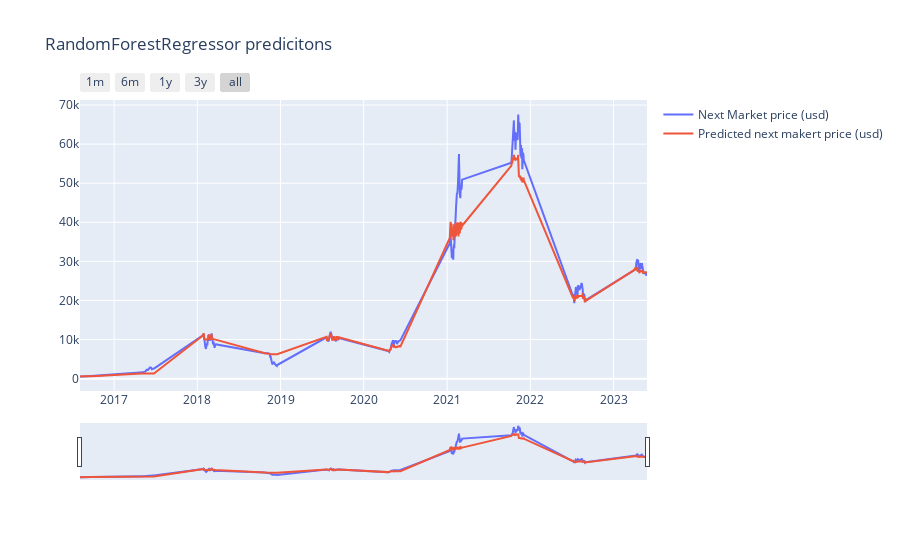

Notebook code for this chart:
### Code cell
utilities.show_results(simple_pred_all, MODEL_NAME)

### Figure 1 — Plotly figure (JSON) as saved in the notebook; plotly's stock layout.template omitted (floating-point values rounded to 4 significant figures; data arrays with more than 128 entries replaced by an {"elided": "..."} marker saying what was removed)
{"data": [{"mode": "lines", "name": "Next Market price (usd)", "type": "scatter", "x": {"elided": "25960 str values"}, "y": {"elided": "25960 float values"}}, {"mode": "lines", "name": "Predicted next makert price (usd)", "type": "scatter", "x": {"elided": "25960 str values"}, "y": {"elided": "25960 float values"}}], "layout": {"title": {"text": "RandomForestRegressor predicitons"}, "xaxis": {"rangeselector": {"buttons": [{"count": 1, "label": "1m", "step": "month", "stepmode": "backward"}, {"count": 6, "label": "6m", "step": "month", "stepmode": "backward"}, {"count": 12, "label": "1y", "step": "month", "stepmode": "backward"}, {"count": 36, "label": "3y", "step": "month", "stepmode": "backward"}, {"step": "all"}]}, "rangeslider": {"visible": true}, "type": "date"}}}
